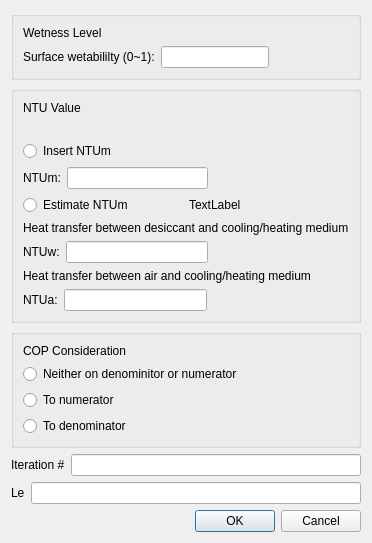
<?xml version="1.0" encoding="UTF-8"?>
<ui version="4.0">
 <class>LDACcompDialog</class>
 <widget class="QDialog" name="LDACcompDialog">
  <property name="geometry">
   <rect>
    <x>0</x>
    <y>0</y>
    <width>348</width>
    <height>502</height>
   </rect>
  </property>
  <property name="sizePolicy">
   <sizepolicy hsizetype="Expanding" vsizetype="Expanding">
    <horstretch>0</horstretch>
    <verstretch>0</verstretch>
   </sizepolicy>
  </property>
  <property name="windowTitle">
   <string>Dialog</string>
  </property>
  <layout class="QVBoxLayout" name="verticalLayout_4">
   <item>
    <widget class="QGroupBox" name="wetnessbox">
     <property name="sizePolicy">
      <sizepolicy hsizetype="Minimum" vsizetype="Minimum">
       <horstretch>0</horstretch>
       <verstretch>0</verstretch>
      </sizepolicy>
     </property>
     <property name="title">
      <string/>
     </property>
     <layout class="QVBoxLayout" name="verticalLayout_3">
      <item>
       <widget class="QLabel" name="label_2">
        <property name="text">
         <string>Wetness Level</string>
        </property>
       </widget>
      </item>
      <item>
       <layout class="QHBoxLayout" name="horizontalLayout_2">
        <item>
         <widget class="QLabel" name="label">
          <property name="text">
           <string>Surface wetabililty (0~1):</string>
          </property>
         </widget>
        </item>
        <item>
         <widget class="QLineEdit" name="wetLine"/>
        </item>
        <item>
         <spacer name="horizontalSpacer_2">
          <property name="orientation">
           <enum>Qt::Horizontal</enum>
          </property>
          <property name="sizeHint" stdset="0">
           <size>
            <width>40</width>
            <height>20</height>
           </size>
          </property>
         </spacer>
        </item>
       </layout>
      </item>
     </layout>
    </widget>
   </item>
   <item>
    <widget class="QGroupBox" name="NTUbox">
     <property name="sizePolicy">
      <sizepolicy hsizetype="Minimum" vsizetype="Expanding">
       <horstretch>0</horstretch>
       <verstretch>0</verstretch>
      </sizepolicy>
     </property>
     <property name="title">
      <string/>
     </property>
     <layout class="QVBoxLayout" name="verticalLayout_2">
      <item>
       <widget class="QLabel" name="label_3">
        <property name="text">
         <string>NTU Value</string>
        </property>
       </widget>
      </item>
      <item>
       <widget class="QLabel" name="NTUmtip">
        <property name="text">
         <string/>
        </property>
       </widget>
      </item>
      <item>
       <widget class="QRadioButton" name="insertNTUmButton">
        <property name="text">
         <string>Insert NTUm</string>
        </property>
       </widget>
      </item>
      <item>
       <layout class="QHBoxLayout" name="horizontalLayout_3">
        <item>
         <widget class="QLabel" name="NTUmlabel">
          <property name="text">
           <string>NTUm:</string>
          </property>
         </widget>
        </item>
        <item>
         <widget class="QLineEdit" name="NTUmLine"/>
        </item>
        <item>
         <spacer name="horizontalSpacer_3">
          <property name="orientation">
           <enum>Qt::Horizontal</enum>
          </property>
          <property name="sizeHint" stdset="0">
           <size>
            <width>40</width>
            <height>20</height>
           </size>
          </property>
         </spacer>
        </item>
       </layout>
      </item>
      <item>
       <layout class="QHBoxLayout" name="horizontalLayout_6">
        <item>
         <widget class="QRadioButton" name="AutoNTUmButton">
          <property name="text">
           <string>Estimate NTUm</string>
          </property>
         </widget>
        </item>
        <item>
         <widget class="QLabel" name="NTUestLabel">
          <property name="text">
           <string>TextLabel</string>
          </property>
         </widget>
        </item>
       </layout>
      </item>
      <item>
       <widget class="QLabel" name="NTUwtip">
        <property name="text">
         <string>Heat transfer between desiccant and cooling/heating medium</string>
        </property>
       </widget>
      </item>
      <item>
       <layout class="QHBoxLayout" name="horizontalLayout_4">
        <item>
         <widget class="QLabel" name="NTUwlabel">
          <property name="text">
           <string>NTUw:</string>
          </property>
         </widget>
        </item>
        <item>
         <widget class="QLineEdit" name="NTUwLine"/>
        </item>
        <item>
         <spacer name="NTUwspacer">
          <property name="orientation">
           <enum>Qt::Horizontal</enum>
          </property>
          <property name="sizeHint" stdset="0">
           <size>
            <width>40</width>
            <height>20</height>
           </size>
          </property>
         </spacer>
        </item>
       </layout>
      </item>
      <item>
       <widget class="QLabel" name="NTUatip">
        <property name="text">
         <string>Heat transfer between air and cooling/heating medium</string>
        </property>
       </widget>
      </item>
      <item>
       <layout class="QHBoxLayout" name="horizontalLayout_5">
        <item>
         <widget class="QLabel" name="NTUalabel">
          <property name="text">
           <string>NTUa:</string>
          </property>
         </widget>
        </item>
        <item>
         <widget class="QLineEdit" name="NTUaLine"/>
        </item>
        <item>
         <spacer name="NTUaspacer">
          <property name="orientation">
           <enum>Qt::Horizontal</enum>
          </property>
          <property name="sizeHint" stdset="0">
           <size>
            <width>40</width>
            <height>20</height>
           </size>
          </property>
         </spacer>
        </item>
       </layout>
      </item>
     </layout>
    </widget>
   </item>
   <item>
    <widget class="QGroupBox" name="COPbox">
     <property name="sizePolicy">
      <sizepolicy hsizetype="Minimum" vsizetype="Expanding">
       <horstretch>0</horstretch>
       <verstretch>0</verstretch>
      </sizepolicy>
     </property>
     <property name="title">
      <string/>
     </property>
     <layout class="QVBoxLayout" name="verticalLayout">
      <item>
       <widget class="QLabel" name="label_4">
        <property name="text">
         <string>COP Consideration</string>
        </property>
       </widget>
      </item>
      <item>
       <widget class="QRadioButton" name="copNeitherButton">
        <property name="text">
         <string>Neither on denominitor or numerator</string>
        </property>
       </widget>
      </item>
      <item>
       <widget class="QRadioButton" name="copNumeratorButton">
        <property name="text">
         <string>To numerator</string>
        </property>
       </widget>
      </item>
      <item>
       <widget class="QRadioButton" name="copDenomButton">
        <property name="text">
         <string>To denominator</string>
        </property>
       </widget>
      </item>
     </layout>
    </widget>
   </item>
   <item>
    <layout class="QHBoxLayout" name="horizontalLayout_7">
     <item>
      <widget class="QLabel" name="label_5">
       <property name="text">
        <string>Iteration #</string>
       </property>
      </widget>
     </item>
     <item>
      <widget class="QLineEdit" name="iterationLE"/>
     </item>
    </layout>
   </item>
   <item>
    <layout class="QHBoxLayout" name="horizontalLayout_8">
     <item>
      <widget class="QLabel" name="label_6">
       <property name="text">
        <string>Le</string>
       </property>
      </widget>
     </item>
     <item>
      <widget class="QLineEdit" name="LeLE"/>
     </item>
    </layout>
   </item>
   <item>
    <layout class="QHBoxLayout" name="horizontalLayout">
     <item>
      <spacer name="horizontalSpacer">
       <property name="orientation">
        <enum>Qt::Horizontal</enum>
       </property>
       <property name="sizeHint" stdset="0">
        <size>
         <width>40</width>
         <height>20</height>
        </size>
       </property>
      </spacer>
     </item>
     <item>
      <widget class="QPushButton" name="OKbutton">
       <property name="text">
        <string>OK</string>
       </property>
      </widget>
     </item>
     <item>
      <widget class="QPushButton" name="CancleButton">
       <property name="text">
        <string>Cancel</string>
       </property>
      </widget>
     </item>
    </layout>
   </item>
  </layout>
 </widget>
 <tabstops>
  <tabstop>OKbutton</tabstop>
  <tabstop>CancleButton</tabstop>
  <tabstop>wetLine</tabstop>
  <tabstop>insertNTUmButton</tabstop>
  <tabstop>NTUmLine</tabstop>
  <tabstop>AutoNTUmButton</tabstop>
  <tabstop>NTUwLine</tabstop>
  <tabstop>NTUaLine</tabstop>
  <tabstop>copNeitherButton</tabstop>
  <tabstop>copNumeratorButton</tabstop>
  <tabstop>copDenomButton</tabstop>
  <tabstop>iterationLE</tabstop>
  <tabstop>LeLE</tabstop>
 </tabstops>
 <resources/>
 <connections/>
</ui>
